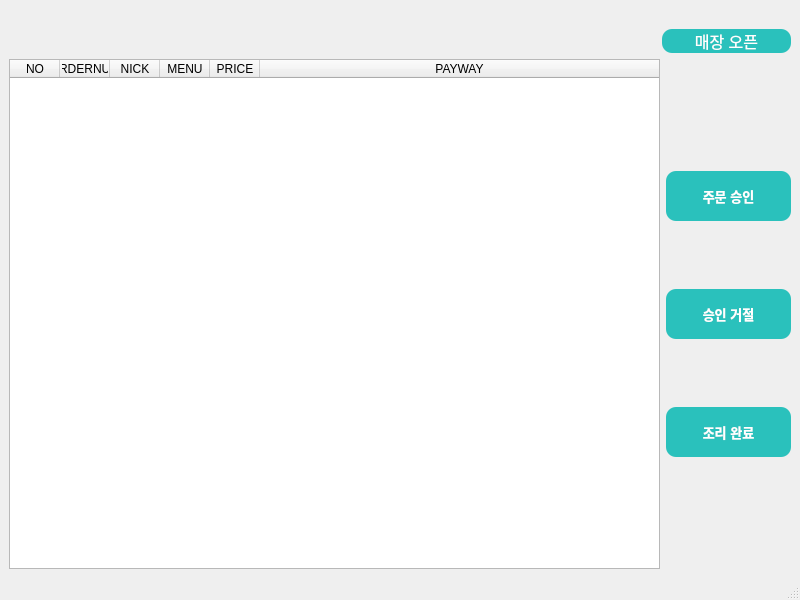
<?xml version="1.0" encoding="UTF-8"?>
<ui version="4.0">
 <class>MarcketMain</class>
 <widget class="QMainWindow" name="MarcketMain">
  <property name="geometry">
   <rect>
    <x>0</x>
    <y>0</y>
    <width>800</width>
    <height>600</height>
   </rect>
  </property>
  <property name="windowTitle">
   <string>MarcketMain</string>
  </property>
  <widget class="QWidget" name="centralwidget">
   <layout class="QVBoxLayout" name="verticalLayout_3">
    <item>
     <layout class="QHBoxLayout" name="horizontalLayout" stretch="4,1,1">
      <item>
       <widget class="QLabel" name="label">
        <property name="styleSheet">
         <string notr="true">border-image: url(:/resources/bok_logo.png);</string>
        </property>
        <property name="text">
         <string/>
        </property>
       </widget>
      </item>
      <item>
       <spacer name="horizontalSpacer">
        <property name="orientation">
         <enum>Qt::Horizontal</enum>
        </property>
        <property name="sizeHint" stdset="0">
         <size>
          <width>500</width>
          <height>20</height>
         </size>
        </property>
       </spacer>
      </item>
      <item>
       <layout class="QVBoxLayout" name="verticalLayout">
        <item>
         <widget class="QLabel" name="label_2">
          <property name="text">
           <string/>
          </property>
          <property name="pixmap">
           <pixmap resource="IMG.qrc">:/resources/market_logo.png</pixmap>
          </property>
          <property name="alignment">
           <set>Qt::AlignCenter</set>
          </property>
         </widget>
        </item>
        <item>
         <widget class="QPushButton" name="BtnOpen">
          <property name="font">
           <font>
            <pointsize>12</pointsize>
           </font>
          </property>
          <property name="cursor">
           <cursorShape>PointingHandCursor</cursorShape>
          </property>
          <property name="styleSheet">
           <string notr="true">color: rgb(255, 255, 255);
background-color: rgb(42, 193, 188);
border-radius:10px;
</string>
          </property>
          <property name="text">
           <string>매장 오픈</string>
          </property>
         </widget>
        </item>
       </layout>
      </item>
     </layout>
    </item>
    <item>
     <layout class="QHBoxLayout" name="horizontalLayout_2">
      <item>
       <widget class="QTableWidget" name="tableWidget">
        <property name="horizontalScrollBarPolicy">
         <enum>Qt::ScrollBarAlwaysOff</enum>
        </property>
        <property name="editTriggers">
         <set>QAbstractItemView::NoEditTriggers</set>
        </property>
        <property name="selectionBehavior">
         <enum>QAbstractItemView::SelectRows</enum>
        </property>
        <attribute name="horizontalHeaderVisible">
         <bool>true</bool>
        </attribute>
        <attribute name="horizontalHeaderMinimumSectionSize">
         <number>10</number>
        </attribute>
        <attribute name="horizontalHeaderDefaultSectionSize">
         <number>50</number>
        </attribute>
        <attribute name="horizontalHeaderStretchLastSection">
         <bool>true</bool>
        </attribute>
        <attribute name="verticalHeaderVisible">
         <bool>false</bool>
        </attribute>
        <attribute name="verticalHeaderStretchLastSection">
         <bool>false</bool>
        </attribute>
        <column>
         <property name="text">
          <string>NO</string>
         </property>
        </column>
        <column>
         <property name="text">
          <string>ORDERNUM</string>
         </property>
        </column>
        <column>
         <property name="text">
          <string>NICK</string>
         </property>
        </column>
        <column>
         <property name="text">
          <string>MENU</string>
         </property>
        </column>
        <column>
         <property name="text">
          <string>PRICE</string>
         </property>
        </column>
        <column>
         <property name="text">
          <string>PAYWAY</string>
         </property>
        </column>
       </widget>
      </item>
      <item>
       <layout class="QVBoxLayout" name="verticalLayout_2">
        <property name="topMargin">
         <number>50</number>
        </property>
        <property name="bottomMargin">
         <number>50</number>
        </property>
        <item>
         <widget class="QPushButton" name="btnOrder_ok">
          <property name="minimumSize">
           <size>
            <width>125</width>
            <height>50</height>
           </size>
          </property>
          <property name="font">
           <font>
            <pointsize>10</pointsize>
            <bold>true</bold>
           </font>
          </property>
          <property name="cursor">
           <cursorShape>PointingHandCursor</cursorShape>
          </property>
          <property name="styleSheet">
           <string notr="true">color: rgb(255, 255, 255);
background-color: rgb(42, 193, 188);
border-radius:10px;
</string>
          </property>
          <property name="text">
           <string>주문 승인</string>
          </property>
         </widget>
        </item>
        <item>
         <widget class="QPushButton" name="btnOrder_back">
          <property name="minimumSize">
           <size>
            <width>125</width>
            <height>50</height>
           </size>
          </property>
          <property name="font">
           <font>
            <pointsize>10</pointsize>
            <bold>true</bold>
           </font>
          </property>
          <property name="cursor">
           <cursorShape>PointingHandCursor</cursorShape>
          </property>
          <property name="styleSheet">
           <string notr="true">color: rgb(255, 255, 255);
background-color: rgb(42, 193, 188);
border-radius:10px;
</string>
          </property>
          <property name="text">
           <string>승인 거절</string>
          </property>
         </widget>
        </item>
        <item>
         <widget class="QPushButton" name="pushButton_3">
          <property name="minimumSize">
           <size>
            <width>125</width>
            <height>50</height>
           </size>
          </property>
          <property name="font">
           <font>
            <pointsize>10</pointsize>
            <bold>true</bold>
           </font>
          </property>
          <property name="cursor">
           <cursorShape>PointingHandCursor</cursorShape>
          </property>
          <property name="styleSheet">
           <string notr="true">color: rgb(255, 255, 255);
background-color: rgb(42, 193, 188);
border-radius:10px;
</string>
          </property>
          <property name="text">
           <string>조리 완료</string>
          </property>
         </widget>
        </item>
       </layout>
      </item>
     </layout>
    </item>
   </layout>
  </widget>
  <widget class="QMenuBar" name="menubar">
   <property name="geometry">
    <rect>
     <x>0</x>
     <y>0</y>
     <width>800</width>
     <height>21</height>
    </rect>
   </property>
  </widget>
  <widget class="QStatusBar" name="statusbar"/>
 </widget>
 <resources>
  <include location="IMG.qrc"/>
 </resources>
 <connections>
  <connection>
   <sender>BtnOpen</sender>
   <signal>clicked()</signal>
   <receiver>MarcketMain</receiver>
   <slot>connectServer()</slot>
   <hints>
    <hint type="sourcelabel">
     <x>760</x>
     <y>126</y>
    </hint>
    <hint type="destinationlabel">
     <x>984</x>
     <y>128</y>
    </hint>
   </hints>
  </connection>
  <connection>
   <sender>btnOrder_ok</sender>
   <signal>clicked()</signal>
   <receiver>MarcketMain</receiver>
   <slot>SendOrderAccept()</slot>
   <hints>
    <hint type="sourcelabel">
     <x>708</x>
     <y>247</y>
    </hint>
    <hint type="destinationlabel">
     <x>836</x>
     <y>243</y>
    </hint>
   </hints>
  </connection>
  <connection>
   <sender>btnOrder_back</sender>
   <signal>clicked()</signal>
   <receiver>MarcketMain</receiver>
   <slot>SendOrderAccept()</slot>
   <hints>
    <hint type="sourcelabel">
     <x>750</x>
     <y>360</y>
    </hint>
    <hint type="destinationlabel">
     <x>983</x>
     <y>359</y>
    </hint>
   </hints>
  </connection>
  <connection>
   <sender>pushButton_3</sender>
   <signal>clicked()</signal>
   <receiver>MarcketMain</receiver>
   <slot>SendCookFinish()</slot>
   <hints>
    <hint type="sourcelabel">
     <x>736</x>
     <y>449</y>
    </hint>
    <hint type="destinationlabel">
     <x>956</x>
     <y>441</y>
    </hint>
   </hints>
  </connection>
 </connections>
 <slots>
  <slot>connectServer()</slot>
  <slot>SendOrderAccept()</slot>
  <slot>SendCookFinish()</slot>
 </slots>
</ui>
